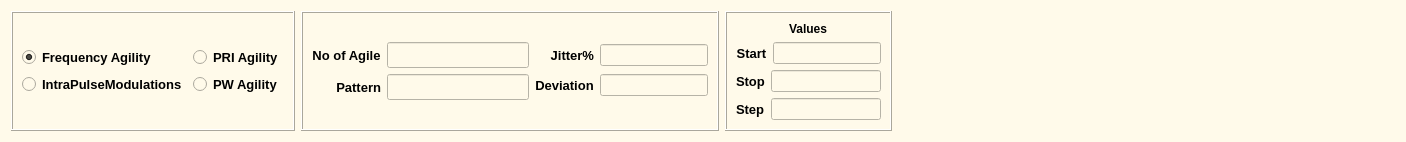
         <widget class="QWidget" name="ComplexEmiiter_Parameters">
          <property name="styleSheet">
           <string notr="true">background-color: rgb(255, 250, 234)</string>
          </property>
          <layout class="QGridLayout" name="gridLayout_66">
           <item row="0" column="0">
            <layout class="QGridLayout" name="gridLayout_65">
             <item row="0" column="0">
              <widget class="QFrame" name="frame_agility">
               <property name="frameShape">
                <enum>QFrame::Box</enum>
               </property>
               <property name="frameShadow">
                <enum>QFrame::Raised</enum>
               </property>
               <layout class="QGridLayout" name="gridLayout_53">
                <item row="0" column="0">
                 <layout class="QGridLayout" name="gridLayout_54">
                  <item row="0" column="0">
                   <widget class="QRadioButton" name="Emitter_Freq_Agility">
                    <property name="font">
                     <font>
                      <family>Arial</family>
                      <pointsize>10</pointsize>
                      <weight>75</weight>
                      <bold>true</bold>
                     </font>
                    </property>
                    <property name="text">
                     <string>Frequency Agility</string>
                    </property>
                    <property name="checked">
                     <bool>true</bool>
                    </property>
                   </widget>
                  </item>
                  <item row="0" column="1">
                   <widget class="QRadioButton" name="Emitter_PRI_Agility">
                    <property name="font">
                     <font>
                      <family>Arial</family>
                      <pointsize>10</pointsize>
                      <weight>75</weight>
                      <bold>true</bold>
                     </font>
                    </property>
                    <property name="text">
                     <string>PRI Agility</string>
                    </property>
                   </widget>
                  </item>
                  <item row="1" column="0">
                   <widget class="QRadioButton" name="Emitter_IntraPulse_Mod">
                    <property name="font">
                     <font>
                      <family>Arial</family>
                      <pointsize>10</pointsize>
                      <weight>75</weight>
                      <bold>true</bold>
                     </font>
                    </property>
                    <property name="text">
                     <string>IntraPulseModulations</string>
                    </property>
                   </widget>
                  </item>
                  <item row="1" column="1">
                   <widget class="QRadioButton" name="Emitter_PW_Agility">
                    <property name="font">
                     <font>
                      <family>Arial</family>
                      <pointsize>10</pointsize>
                      <weight>75</weight>
                      <bold>true</bold>
                     </font>
                    </property>
                    <property name="text">
                     <string>PW Agility</string>
                    </property>
                   </widget>
                  </item>
                 </layout>
                </item>
               </layout>
              </widget>
             </item>
             <item row="0" column="1">
              <widget class="QFrame" name="frame_complexparameters">
               <property name="frameShape">
                <enum>QFrame::Box</enum>
               </property>
               <property name="frameShadow">
                <enum>QFrame::Raised</enum>
               </property>
               <layout class="QGridLayout" name="gridLayout_58">
                <item row="0" column="0">
                 <layout class="QGridLayout" name="gridLayout_57">
                  <item row="0" column="0">
                   <layout class="QGridLayout" name="gridLayout_55">
                    <item row="0" column="0">
                     <widget class="QLabel" name="label_14">
                      <property name="font">
                       <font>
                        <family>Arial</family>
                        <pointsize>10</pointsize>
                        <weight>75</weight>
                        <bold>true</bold>
                       </font>
                      </property>
                      <property name="text">
                       <string>No of Agile</string>
                      </property>
                      <property name="alignment">
                       <set>Qt::AlignCenter</set>
                      </property>
                     </widget>
                    </item>
                    <item row="0" column="1">
                     <widget class="QLineEdit" name="Emitter_lineEdit_Agile">
                      <property name="font">
                       <font>
                        <family>Arial</family>
                        <pointsize>11</pointsize>
                       </font>
                      </property>
                      <property name="alignment">
                       <set>Qt::AlignCenter</set>
                      </property>
                     </widget>
                    </item>
                    <item row="1" column="0">
                     <widget class="QLabel" name="label_15">
                      <property name="font">
                       <font>
                        <family>Arial</family>
                        <pointsize>10</pointsize>
                        <weight>75</weight>
                        <bold>true</bold>
                       </font>
                      </property>
                      <property name="text">
                       <string>Pattern</string>
                      </property>
                      <property name="alignment">
                       <set>Qt::AlignRight|Qt::AlignTrailing|Qt::AlignVCenter</set>
                      </property>
                     </widget>
                    </item>
                    <item row="1" column="1">
                     <widget class="QLineEdit" name="Emitter_lineEdit_Pattern">
                      <property name="font">
                       <font>
                        <family>Arial</family>
                        <pointsize>11</pointsize>
                       </font>
                      </property>
                     </widget>
                    </item>
                   </layout>
                  </item>
                  <item row="0" column="1">
                   <layout class="QGridLayout" name="gridLayout_56">
                    <item row="0" column="0">
                     <widget class="QLabel" name="label_16">
                      <property name="font">
                       <font>
                        <family>Arial</family>
                        <pointsize>10</pointsize>
                        <weight>75</weight>
                        <bold>true</bold>
                       </font>
                      </property>
                      <property name="text">
                       <string>Jitter%</string>
                      </property>
                      <property name="alignment">
                       <set>Qt::AlignRight|Qt::AlignTrailing|Qt::AlignVCenter</set>
                      </property>
                     </widget>
                    </item>
                    <item row="0" column="1">
                     <widget class="QLineEdit" name="Emitter_lineEdit_Jitter"/>
                    </item>
                    <item row="1" column="0">
                     <widget class="QLabel" name="label_17">
                      <property name="font">
                       <font>
                        <family>Arial</family>
                        <pointsize>10</pointsize>
                        <weight>75</weight>
                        <bold>true</bold>
                       </font>
                      </property>
                      <property name="text">
                       <string>Deviation</string>
                      </property>
                      <property name="alignment">
                       <set>Qt::AlignCenter</set>
                      </property>
                     </widget>
                    </item>
                    <item row="1" column="1">
                     <widget class="QLineEdit" name="Emitter_lineEdit_Deviation"/>
                    </item>
                   </layout>
                  </item>
                 </layout>
                </item>
               </layout>
              </widget>
             </item>
             <item row="0" column="2">
              <widget class="QFrame" name="frame_values">
               <property name="frameShape">
                <enum>QFrame::Box</enum>
               </property>
               <property name="frameShadow">
                <enum>QFrame::Raised</enum>
               </property>
               <layout class="QGridLayout" name="gridLayout_63">
                <item row="0" column="0" alignment="Qt::AlignHCenter|Qt::AlignTop">
                 <widget class="QLabel" name="label_21">
                  <property name="font">
                   <font>
                    <family>Arial</family>
                    <pointsize>9</pointsize>
                    <weight>75</weight>
                    <bold>true</bold>
                   </font>
                  </property>
                  <property name="text">
                   <string>Values</string>
                  </property>
                 </widget>
                </item>
                <item row="1" column="0">
                 <layout class="QGridLayout" name="gridLayout_62">
                  <item row="0" column="0">
                   <layout class="QGridLayout" name="gridLayout_59">
                    <item row="0" column="0">
                     <widget class="QLabel" name="label_18">
                      <property name="font">
                       <font>
                        <pointsize>10</pointsize>
                        <weight>75</weight>
                        <bold>true</bold>
                       </font>
                      </property>
                      <property name="text">
                       <string>Start</string>
                      </property>
                      <property name="alignment">
                       <set>Qt::AlignCenter</set>
                      </property>
                     </widget>
                    </item>
                    <item row="0" column="1">
                     <widget class="QLineEdit" name="Emitter_lineEdit_Start">
                      <property name="toolTip">
                       <string>Start</string>
                      </property>
                      <property name="text">
                       <string/>
                      </property>
                      <property name="alignment">
                       <set>Qt::AlignHCenter|Qt::AlignTop</set>
                      </property>
                      <property name="placeholderText">
                       <string/>
                      </property>
                     </widget>
                    </item>
                   </layout>
                  </item>
                  <item row="1" column="0">
                   <layout class="QGridLayout" name="gridLayout_60">
                    <item row="0" column="0">
                     <widget class="QLabel" name="label_19">
                      <property name="font">
                       <font>
                        <pointsize>10</pointsize>
                        <weight>75</weight>
                        <bold>true</bold>
                       </font>
                      </property>
                      <property name="text">
                       <string>Stop</string>
                      </property>
                     </widget>
                    </item>
                    <item row="0" column="1">
                     <widget class="QLineEdit" name="Emitter_lineEdit_Stop">
                      <property name="toolTip">
                       <string>Stop</string>
                      </property>
                     </widget>
                    </item>
                   </layout>
                  </item>
                  <item row="2" column="0">
                   <layout class="QGridLayout" name="gridLayout_61">
                    <item row="0" column="0">
                     <widget class="QLabel" name="label_20">
                      <property name="font">
                       <font>
                        <pointsize>10</pointsize>
                        <weight>75</weight>
                        <bold>true</bold>
                       </font>
                      </property>
                      <property name="text">
                       <string>Step</string>
                      </property>
                     </widget>
                    </item>
                    <item row="0" column="1">
                     <widget class="QLineEdit" name="Emitter_lineEdit_Step">
                      <property name="toolTip">
                       <string>Step</string>
                      </property>
                     </widget>
                    </item>
                   </layout>
                  </item>
                 </layout>
                </item>
               </layout>
              </widget>
             </item>
            </layout>
           </item>
           <item row="0" column="1">
            <spacer name="horizontalSpacer_5">
             <property name="orientation">
              <enum>Qt::Horizontal</enum>
             </property>
             <property name="sizeHint" stdset="0">
              <size>
               <width>503</width>
               <height>20</height>
              </size>
             </property>
            </spacer>
           </item>
          </layout>
         </widget>
